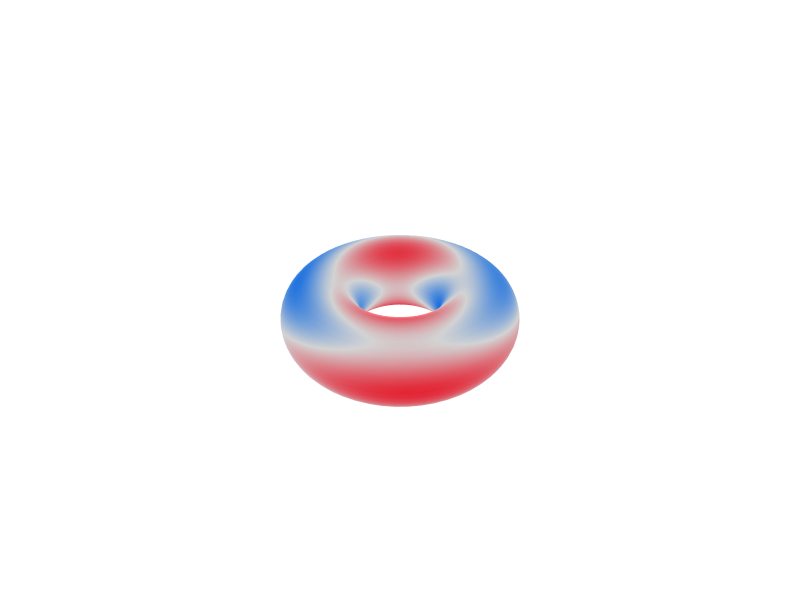

Notebook code cell kept with this figure:
### Code cell
## 2. Vector Calculus on a 2D Manifold (Torus)

# Torus parameterization: (u, v) -> (x, y, z)
def torus_parametrization(u, v, R=2, r=1):
    """
    Torus parameterization with major radius R and minor radius r
    u, v are parameters in [0, 2π]
    Returns (x, y, z) coordinates
    """
    x = (R + r * np.cos(v)) * np.cos(u)  # shape: same as u, v
    y = (R + r * np.cos(v)) * np.sin(u)  # shape: same as u, v
    z = r * np.sin(v)  # shape: same as u, v
    return x, y, z

# Define a function on the torus in parameter space (u, v)
def f_torus(u, v):
    """Function on torus: f(u,v) = sin(2u) + cos(3v) + 0.5*sin(u)*cos(v)"""
    return np.sin(2*u) + np.cos(3*v) + 0.5*np.sin(u)*np.cos(v)

# Create parameter grid for torus
u_range = np.linspace(0, 2*np.pi, 60)  # shape: (60,)
v_range = np.linspace(0, 2*np.pi, 40)  # shape: (40,)
U, V = np.meshgrid(u_range, v_range)  # shape: (40, 60) each

# Get torus coordinates
X_torus, Y_torus, Z_torus = torus_parametrization(U, V)  # shape: (40, 60) each

# Evaluate function on torus
F_torus = f_torus(U, V)  # shape: (40, 60)

# Create 3D torus mesh with function values as colors
fig_torus = go.Figure(data=go.Surface(
    x=X_torus,
    y=Y_torus,
    z=Z_torus,
    surfacecolor=F_torus,
    colorscale=["#166dde", "lightgray", "#e32636"],
    showscale=False,
    lighting=dict(
        ambient=1,
        diffuse=1,
        specular=1
    ),
    lightposition=dict(x=0, y=0, z=1)
))

fig_torus.update_layout(
    title='',
    width=800,
    height=600,
    scene=dict(
        xaxis=dict(showgrid=False, showticklabels=False, title='', showbackground=False, range=[-3, 3]),
        yaxis=dict(showgrid=False, showticklabels=False, title='', showbackground=False, range=[-3, 3]),
        zaxis=dict(showgrid=False, showticklabels=False, title='', showbackground=False, range=[-3, 3]),
        bgcolor='white',
        aspectmode='cube'
    ),
    paper_bgcolor='white',
    plot_bgcolor='white'
)

fig_torus.show()

### Figure 1 — Plotly figure (JSON) as saved in the notebook; plotly's stock layout.template omitted (floating-point values rounded to 4 significant figures; data arrays with more than 128 entries replaced by an {"elided": "..."} marker saying what was removed)
{"data": [{"colorscale": [[0, "#166dde"], [0.5, "lightgray"], [1, "#e32636"]], "lighting": {"ambient": 1, "diffuse": 1, "specular": 1}, "lightposition": {"x": 0, "y": 0, "z": 1}, "showscale": false, "surfacecolor": {"elided": "40x60 float values"}, "type": "surface", "x": {"elided": "40x60 float values"}, "y": {"elided": "40x60 float values"}, "z": {"elided": "40x60 float values"}}], "layout": {"height": 600, "paper_bgcolor": "white", "plot_bgcolor": "white", "scene": {"aspectmode": "cube", "bgcolor": "white", "xaxis": {"range": [-3, 3], "showbackground": false, "showgrid": false, "showticklabels": false, "title": {"text": ""}}, "yaxis": {"range": [-3, 3], "showbackground": false, "showgrid": false, "showticklabels": false, "title": {"text": ""}}, "zaxis": {"range": [-3, 3], "showbackground": false, "showgrid": false, "showticklabels": false, "title": {"text": ""}}}, "title": {"text": ""}, "width": 800}}
